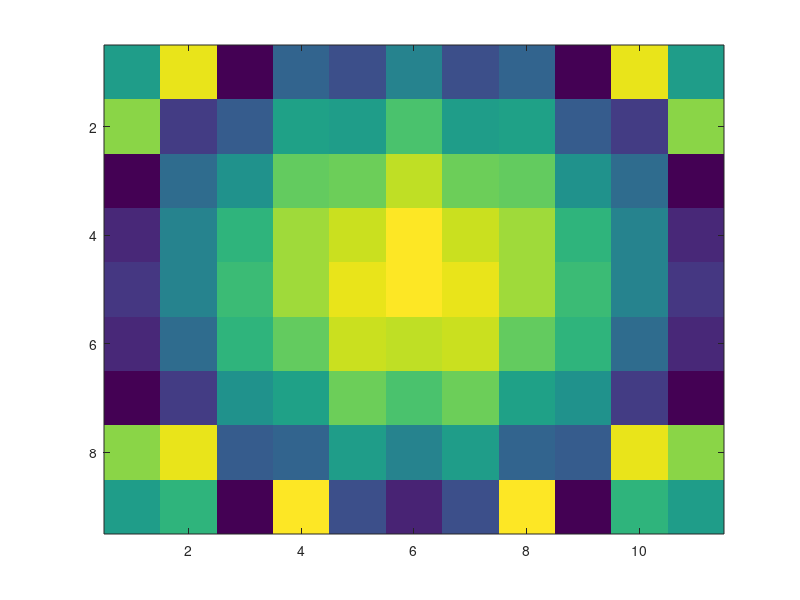
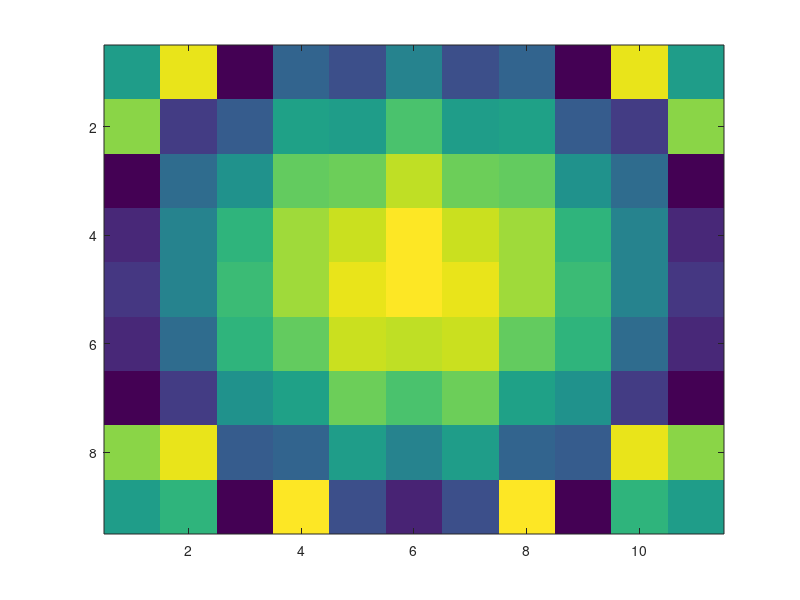

These charts were generated, in order, by the following MATLAB code:
close all;
clear all;
clc;

tic

%% The start of the phase map code
                Vortex = 0;
                Px=0.41; %period in x in um (distance between pillar centres)
                
                Py=((Px).*sqrt(3))./2; %period in y in um, for a honeycomb arrangement, change to just Px for square grid

                f=3.2;    %focal length in um

                pix=100/25;  %aperture or lens diameter size in um
                
                lambda = 0.561;    %this is the wavelength in um for the equation                
                lam = lambda.*1000;
                
                NA = pix./(2.*f);
                
                fprintf('The focal length is %dum \n',f)
                fprintf('The lens size/diameter is %dum \n',pix)
                fprintf('The wavelength is %dnm \n',lam)
                fprintf('The Numerical Aperture is is %.2f \n',NA)
 %%                              
                sizes =importdata('10_SiNx_Pillars_561nm.txt');     %this is where you input the data file from CST with your pillar and corresponding phase values
%                 sizes = sizes(:,1)

                FileName = sprintf('Lens_Small');        %the file name, can modify to be based on date, time etc
                [status, msg, msgID] = mkdir(FileName)
                
 %% Produces the number of pixels within the lens size, and checks if odd or even              
Rx = single((pix - (mod(pix,Px)))/Px);      %mod returns remainder after division, so Rx divides the aperture up into an integer number of pixels, Px

if mod(Rx,2) ~= 0           %if remainder of Rx,2 is not zero, i.e. odd number, subtract 1
    
    Rx = Rx - 1;            %fixes the issue where you have an even number of pixels, helpful for calculating only quarter of a lens to speed up
    
end

Ry = single((pix - (mod(pix,Py)))/Py);

if mod(Ry,2) ~= 0
        
    Ry = Ry - 1;                %same as above for Y direction   
    
end
%% generates 2D meshgrids for X,Y coordinates and corresponding phase based on vectors on Rx and Ry

x1 = linspace((-Rx./2).*Px,(Rx./2).*Px,Rx+1);       %makes a vector x1 with evenly spaced coordinates based on Rx
y1 = linspace((-Ry./2).*Py,(Ry./2).*Py,Ry+1);       %same but for Ry
sx = length(x1);                                    %checks size of x1
sy = length(y1);                                    %checks size of y1

Xcoord = (zeros(sx,sy));                            %makes a matrix that is sx*sy in size, which is 1 larger than Rx, as needs to contain "zeroth" pixel
Ycoord = (zeros(sx,sy));
phi  = (zeros(sx,sy));
Phi_Vortex = phi;

time1 = toc

%% Chooses values for x and y, to put into lens equation, and looks if honeycomb pattern, wraps phase as fraction of 1

for i = 1:sx   
    for j = 1:sy                                                          %make triangular lattice, for x row, based on if odd or even y value
        if mod(j,2) ~= 0                    % if j is even, do stuff
            x = x1(i);
            y = y1(j);
        else                                % if j is odd, do stuff
            x = x1(i) + Px./2;  
            y = y1(j);
        end        
        Xcoord(i,j) = x;    %these are for the output x and y coordinates in the text file
        Xcoord(i,j) = Xcoord(i,j);   %TRY AND CUT AWAY VALUES THAT GO OVER THE BORDER OF THE LENS SIZE (EVERY ODD COLUMN)
        Ycoord(i,j) = y;
    end       
end       
    phi = (-((2*pi./lambda).* ((sqrt( (f*f)+((Xcoord.^2)+(Ycoord.^2)) )-f)))); %write phase information to matrix based on triangular lattice location
    %phi is in multiples of 2pi, have to wrap phase
        
   %%   phase plate
   vort = atan2d(Xcoord,Ycoord);
   vort = vort+180;
%%    wrap phase

phib=phi;    
phi = phi./(2.*pi); %to make phase as a fraction of 2pi, same format as input file from CST. Can compare the two, as below

vortb = vort;
vort = vort./360;

i=0;
j=0;

for i=1:sx
    for j = 1:sy            
        while phib(i,j) < -360
            phib(i,j) = phib(i,j) + 360; %%this part is to wrap phase and create zones    
        end        
    end
end

i=0;
j=0;

for i=1:sx
    for j = 1:sy
            
        while phi(i,j) < -1
            phi(i,j) = phi(i,j) + 1; %%this part is to wrap phase and create zones
    
        end
        
    end
end
i=0;
j=0;
phi = phi + 1;

time2 = toc

%%  section to generate a circle to crop the lens area, convert from square matrix to circular matrix

diam = phi*0;       %make a zero matrix
vortdiam = vort*0;
combodiam = vort*0;
circ = diam;        %make a copy of diam
% Create a logical image of an ellipse with specified
% semi-major and semi-minor axes, center, and image size.
% First create the image.

imageSizeX = sy;
imageSizeY = sx;
[columnsInImage rowsInImage] = meshgrid(1:imageSizeX, 1:imageSizeY);        %make a 2D grid
% Next create the ellipse in the image.
centerX = sy/2;
centerY = sx/2;
radiusX = sy/2;
radiusY = sx/2;
ellipsePixels = (rowsInImage - centerY).^2 ./ radiusY^2 ...    %%finds difference between coordinate and centre, then squares to make positive, then divides by radius squared to normalise
    + (columnsInImage - centerX).^2 ./ radiusX^2 <= 1;  % ellipsePixels is a 2D "logical" array.

% Now, display it.

% figure(1)
% image(ellipsePixels) ;
% colormap([0 0 0; 1 1 1]);
% title('Binary image of a ellipse', 'FontSize', 20);

circ = ellipsePixels;

%% map pillars and round to nearest value onto equation of a lens

mask = phi;         %make a copy of phase matrix phi
vortmask = vort;

if Vortex ~= 1
    vortmask = 0;
end

combomask = mask + vortmask;

figure(2)
imagesc(mask)
if Vortex ==1
    figure(3)
    imagesc(vortmask)
end
figure(4)
imagesc(combomask)

for i=1:sx
    for j = 1:sy            
        while combomask(i,j) > 1
            combomask(i,j) = combomask(i,j) - 1; %%this part is to wrap phase and create zones    
        end        
    end
end

if Vortex == 1

figure(5)
imagesc(combomask)

else 

end


%%
% vortmask = vort;         %make a copy of phase matrix phi

for i=1:ceil(sx);        %only generate quarter of a lens
    for j=1:ceil(sy);
    if circ(i,j) == 1           %%only for circlular data in the ellipse
      
    test = sizes(:,2)-combomask(i,j);        %compares pillar phase and equation phase from phi
    index_neg = find(test<0);
    test(index_neg) = test(index_neg)+1;    
    % NEED TO delete the negative values, choose smallest positive value
    test2 = find(test==min(test));   
    
    if length(index_neg) == length(sizes)
        clear test2
        test2 = 1;
    end
    
    switch test2
        
        case 1
            combodiam(i,j) = sizes(1,1);
        case 2
            combodiam(i,j) = sizes(2,1);             
        case 3
            combodiam(i,j) = sizes(3,1);
        case 4
              combodiam(i,j) = sizes(4,1);
        case 5
              combodiam(i,j) = sizes(5,1);
        case 6                              %%All of these cases correspond to the number of chosen pillars, e.g. 8, 10, 16
              combodiam(i,j) = sizes(6,1);
        case 7
              combodiam(i,j) = sizes(7,1);
        case 8
              combodiam(i,j) = sizes(8,1); 
        case 9
              combodiam(i,j) = sizes(9,1); 
        case 10
              combodiam(i,j) = sizes(10,1); 
    end     
    clear test
    clear test2
    
    end
    
    end
end 
time4 = toc
% %% This part replicates the quarter lens into the other 3 quadrants, so don't need to calculate, symmetric
% diam(1:(ceil(sx/2)) , ((ceil(sy/2))+1):sy) = diam(1:(ceil(sx/2)) , 1:((floor(sy/2))));
% diam(1:(ceil(sx/2)) , ((ceil(sy/2))+1):sy) = fliplr(diam(1:(ceil(sx/2)) , ((ceil(sy/2))+1):sy));    
% diam(((ceil(sx/2))+1):sx , 1:sy) = diam(1:(floor(sx/2)) , 1:sy);
% diam(((ceil(sx/2))+1):sx , 1:sy) = flipud(diam(((ceil(sx/2))+1):sx , 1:sy));
%%

%% Make a file name to write data to with three headers
save_name = sprintf('%s/%s.mat',FileName, FileName)
save (save_name, 'combodiam')
time5 = toc

%% Write data to file
FileName = sprintf('Lens_Small.txt');
fileID = fopen(FileName,'W');
fprintf(fileID,'%12s %12s %8s\r\n','X Coord', 'Y Coord', 'Diam');

%%  Writes data to file named above
T = 0;
 for i = 0:sx-1         % Write the location and diameter of pillars
    
    for j = 0:sy-1
       
        a = Xcoord(i+1,j+1);
        b = (Ycoord(i+1,j+1));
        c = combodiam(i+1,j+1)./1000;    %divide by 1000 to get into um

        AA = [a; b; c];

        if c ~= 0       %%if the diameter value is non-zero, falls within a circle, then write

            fprintf(fileID,'%12.3f %12.3f %8.3f',AA);
            fprintf(fileID,'\r\n');   

            T = T+1;
        end
    
    end
        
end       

fclose(fileID);

%% Plot the lens in terms of pillar diameter
if Vortex == 1
  
    time6 = toc
% T
fig = figure 
imagesc(combodiam)       
save_fig = sprintf('%s/%s.fig',FileName, FileName)
savefig(fig,save_fig)
else

end
